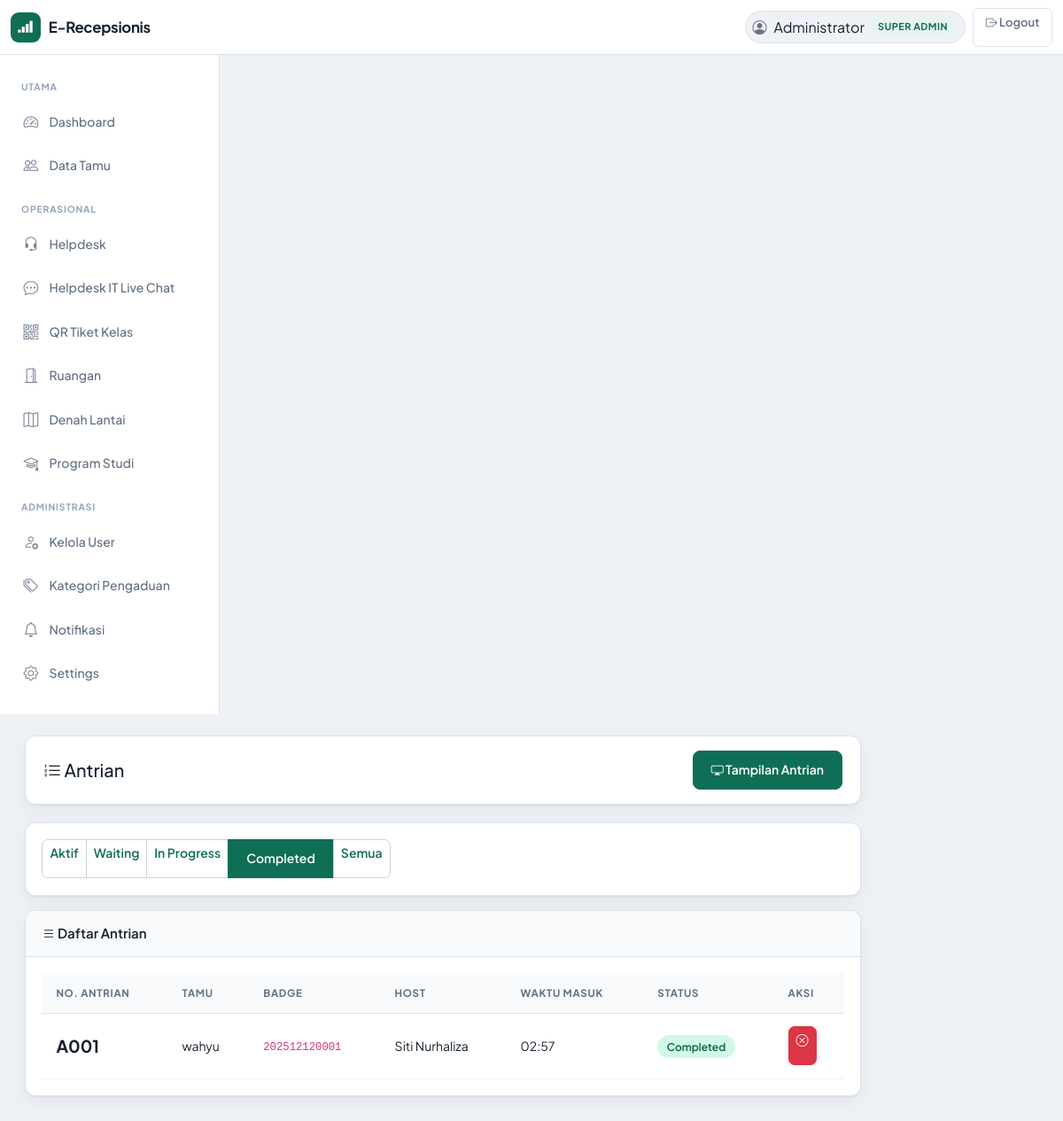
Page /admin/queue.php?status=completed (signed in) on the committed database.
### tables this page shows
CREATE TABLE `queue` (
  `id` int NOT NULL AUTO_INCREMENT,
  `visitor_id` int NOT NULL,
  `host_id` int NOT NULL,
  `nomor_antrian` varchar(20) NOT NULL,
  `status` enum('waiting','in-progress','completed','cancelled') DEFAULT 'waiting',
  `waktu_masuk` timestamp NULL DEFAULT CURRENT_TIMESTAMP,
  `waktu_dipanggil` timestamp NULL DEFAULT NULL,
  `waktu_selesai` timestamp NULL DEFAULT NULL,
  `created_at` timestamp NULL DEFAULT CURRENT_TIMESTAMP,
  PRIMARY KEY (`id`),
  KEY `visitor_id` (`visitor_id`),
  KEY `idx_host` (`host_id`),
  KEY `idx_status` (`status`),
  KEY `idx_nomor` (`nomor_antrian`),
  CONSTRAINT `queue_ibfk_1` FOREIGN KEY (`visitor_id`) REFERENCES `visitors` (`id`) ON DELETE CASCADE,
  CONSTRAINT `queue_ibfk_2` FOREIGN KEY (`host_id`) REFERENCES `hosts` (`id`) ON DELETE CASCADE
);

CREATE TABLE `visitors` (
  `id` int NOT NULL AUTO_INCREMENT,
  `nama` varchar(100) NOT NULL,
  `email` varchar(100) DEFAULT NULL,
  `no_telp` varchar(20) DEFAULT NULL,
  `perusahaan` varchar(200) DEFAULT NULL,
  `foto` varchar(255) DEFAULT NULL,
  `tujuan` text,
  `host_id` int DEFAULT NULL,
  `status` enum('pending','checked-in','checked-out') DEFAULT 'pending',
  `checkin_time` timestamp NULL DEFAULT NULL,
  `checkout_time` timestamp NULL DEFAULT NULL,
  `badge_number` varchar(20) DEFAULT NULL,
  `notes` text,
  `created_at` timestamp NULL DEFAULT CURRENT_TIMESTAMP,
  `updated_at` timestamp NULL DEFAULT CURRENT_TIMESTAMP ON UPDATE CURRENT_TIMESTAMP,
  PRIMARY KEY (`id`),
  UNIQUE KEY `badge_number` (`badge_number`),
  KEY `idx_status` (`status`),
  KEY `idx_badge` (`badge_number`),
  KEY `idx_host` (`host_id`),
  KEY `idx_checkin` (`checkin_time`),
  CONSTRAINT `visitors_ibfk_1` FOREIGN KEY (`host_id`) REFERENCES `hosts` (`id`) ON DELETE SET NULL
);

CREATE TABLE `hosts` (
  `id` int NOT NULL AUTO_INCREMENT,
  `nama` varchar(100) NOT NULL,
  `email` varchar(100) DEFAULT NULL,
  `no_telp` varchar(20) DEFAULT NULL,
  `departemen` varchar(100) DEFAULT NULL,
  `jabatan` varchar(100) DEFAULT NULL,
  `status_aktif` tinyint(1) DEFAULT '1',
  `created_at` timestamp NULL DEFAULT CURRENT_TIMESTAMP,
  `updated_at` timestamp NULL DEFAULT CURRENT_TIMESTAMP ON UPDATE CURRENT_TIMESTAMP,
  PRIMARY KEY (`id`)
);

### koneksi.php (called while the page is built, shortened)
<?php
$host = "localhost";
$user = "root";
$pass = "root";
$dbname = "recepsionis_db";
$koneksi = new mysqli($host, $user, $pass, $dbname);
$koneksi->set_charset("utf8mb4");
function esc($string) {
    global $koneksi;
    return $koneksi->real_escape_string($string);
}

### admin/queue.php (the view, shortened to what this page needs)
<?php
require_once 'auth.php';
$status_filter = $_GET['status'] ?? 'active';
$query = "SELECT q.*, v.nama as visitor_nama, v.badge_number, h.nama as host_nama
          FROM queue q
          JOIN visitors v ON q.visitor_id = v.id
          JOIN hosts h ON q.host_id = h.id";
if ($status_filter == 'active') {
    $query .= " WHERE q.status IN ('waiting', 'in-progress')";
} elseif ($status_filter != 'all') {
    $status_filter_esc = esc($status_filter);
    $query .= " WHERE q.status = '$status_filter_esc'";
}
$query .= " ORDER BY q.waktu_masuk ASC";
$queue = $koneksi->query($query);
?>
<!DOCTYPE html>
<html lang="id">
<head>
    <link href="https://cdn.jsdelivr.net/npm/bootstrap@5.3.2/dist/css/bootstrap.min.css" rel="stylesheet">
    <link href="https://cdn.jsdelivr.net/npm/bootstrap-icons@1.11.1/font/bootstrap-icons.css" rel="stylesheet">
    <link href="../assets/css/style.css" rel="stylesheet">
    <?php include 'include_staff_call_head.php'; ?>
</head>
<body>
    <?php include 'navbar.php'; ?>
    <div class="container-fluid">
        <div class="row">
            <?php include 'sidebar.php'; ?>
            <div class="col-md-10 content-area">
                <div class="d-flex justify-content-between align-items-center mb-4">
                    <h2><i class="bi bi-list-ol"></i> Antrian</h2>
                    <a href="../visitor/queue.php" class="btn btn-primary" target="_blank">
                        <i class="bi bi-display"></i> Tampilan Antrian
                    </a>
                </div>
                <div class="card mb-3">
                    <div class="card-body">
                        <div class="btn-group" role="group">
                            <a href="?status=active" class="btn btn-sm <?= $status_filter == 'active' ? 'btn-primary' : 'btn-outline-primary' ?>">
                                Aktif
                            </a>
                            <a href="?status=waiting" class="btn btn-sm <?= $status_filter == 'waiting' ? 'btn-primary' : 'btn-outline-primary' ?>">
                                Waiting
                            </a>
                            <a href="?status=in-progress" class="btn btn-sm <?= $status_filter == 'in-progress' ? 'btn-primary' : 'btn-outline-primary' ?>">
                                In Progress
                            </a>
                            <a href="?status=completed" class="btn btn-sm <?= $status_filter == 'completed' ? 'btn-primary' : 'btn-outline-primary' ?>">
                                Completed
                            </a>
                            <a href="?status=all" class="btn btn-sm <?= $status_filter == 'all' ? 'btn-primary' : 'btn-outline-primary' ?>">
                                Semua
                            </a>
                        </div>
                    </div>
                </div>
                <div class="card">
                    <div class="card-header">
                        <i class="bi bi-list"></i> Daftar Antrian
                    </div>
                    <div class="card-body">
                        <div class="table-responsive">
                            <table class="table table-hover">
                                <thead>
                                    <tr>
                                        <th>No. Antrian</th>
                                        <th>Tamu</th>
                                        <th>Badge</th>
                                        <th>Host</th>
                                        <th>Waktu Masuk</th>
                                        <th>Status</th>
                                        <th>Aksi</th>
                                    </tr>
                                </thead>
                                <tbody>
                                    <?php if ($queue && $queue->num_rows > 0): ?>
                                        <?php while ($q = $queue->fetch_assoc()): ?>
                                            <tr>
                                                <td>
                                                    <strong style="font-size: 1.2rem;"><?= htmlspecialchars($q['nomor_antrian']) ?></strong>
                                                </td>
                                                <td><?= htmlspecialchars($q['visitor_nama']) ?></td>
                                                <td><code><?= htmlspecialchars($q['badge_number']) ?></code></td>
                                                <td><?= htmlspecialchars($q['host_nama']) ?></td>
                                                <td><?= date('H:i', strtotime($q['waktu_masuk'])) ?></td>
                                                <td>
                                                    <span class="badge-status <?= $q['status'] ?>">
                                                        <?= ucfirst(str_replace('-', ' ', $q['status'])) ?>
                                                    </span>
                                                </td>
                                                <td>
                                                    <div class="btn-group btn-group-sm">
                                                        <a href="?cancel=<?= $q['id'] ?>"
                                                           class="btn btn-danger btn-sm"
                                                           onclick="return confirm('Batalkan antrian ini?')">
                                                            <i class="bi bi-x-circle"></i>
                                                        </a>
                                                    </div>
                                                </td>
                                            </tr>
                                        <?php endwhile; ?>
                                    <?php endif; ?>
                                </tbody>
                            </table>
                        </div>
                    </div>
                </div>
            </div>
        </div>
    </div>
</body>
</html>

### assets/css/style.css (style rules this page uses)
:root { --primary: #2563eb; --secondary: #0369a1; --success: #10b981; --danger: #ef4444; --warning: #f59e0b; --info: #3b82f6; --dark: #1e293b; --light: #f8fafc; }
body { font-family: 'Segoe UI', Tahoma, Geneva, Verdana, sans-serif; background: #f1f5f9; }
.content-area { padding: 20px; }
@media (min-width: 992px) { .content-area { height: calc(100vh - 56px); overflow-y: auto; } }
.card { border: none; border-radius: 12px; box-shadow: 0 2px 10px rgba(0,0,0,0.05); margin-bottom: 20px; }
.card-header { background: linear-gradient(135deg, var(--primary), var(--secondary)); color: white; border-radius: 12px 12px 0 0 !important; font-weight: 600; padding: 15px 20px; }
.btn-primary { background: linear-gradient(135deg, var(--primary), var(--secondary)); border: none; border-radius: 8px; padding: 10px 20px; font-weight: 600; transition: all 0.3s; }
.badge-status { padding: 6px 12px; border-radius: 20px; font-size: 0.85rem; font-weight: 600; }
.badge-status.completed { background: #d1fae5; color: #065f46; }
.table { background: white; }
.table thead { background: #f8fafc; }
:root { --visitor-bg: #f2f4f8; --visitor-surface: #ffffff; --visitor-surface-soft: #f8fafc; --visitor-text: #0f172a; --visitor-text-muted: #475569; --visitor-border: #e2e8f0; --visitor-primary: #0b3b8c; --visitor-accent: #1e56b3; --visitor-primary-soft: #e8efff; --visitor-shadow: 0 12px 36px rgba(15, 23, 42, 0.10); --visitor-shadow-soft: 0 6px 18px rgba(15, 23, 42, 0.08); --visitor-radius-lg: 20px; --visitor-radius-md: 14px; --visitor-radius-sm: 10px; }
body { color: var(--visitor-text); }

### rows in the picture
queue: nomor_antrian "A001", visitor.nama "wahyu", visitor.badge_number "202512120001", host.nama "Siti Nurhaliza", waktu_masuk "02:57", status "Completed"

### other values in the picture
$_SESSION['nama_lengkap'] "Administrator"
